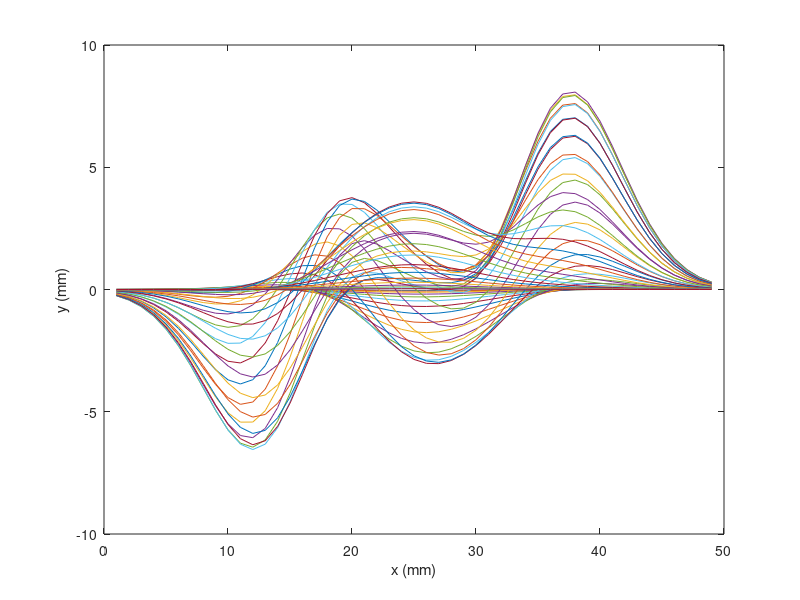

Source code (MATLAB):
% this file is to test git hub with matlab integration 
%% this section clears and closes all 

clear all, close all, clc

%% 

figure(1) 
plot(peaks)

xlabel('x (mm)')
ylabel('y (mm)')